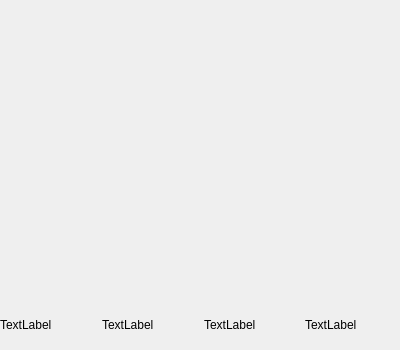
<?xml version="1.0" encoding="UTF-8"?>
<ui version="4.0">
 <class>GeneratorUI</class>
 <widget class="QWidget" name="GeneratorUI">
  <property name="geometry">
   <rect>
    <x>0</x>
    <y>0</y>
    <width>400</width>
    <height>350</height>
   </rect>
  </property>
  <property name="windowTitle">
   <string>Form</string>
  </property>
  <widget class="QWidget" name="verticalLayoutWidget">
   <property name="geometry">
    <rect>
     <x>0</x>
     <y>0</y>
     <width>401</width>
     <height>301</height>
    </rect>
   </property>
   <layout class="QVBoxLayout" name="mVerticalLayout">
    <item>
     <widget class="QCustomPlot" name="mQCustomPlot" native="true"/>
    </item>
   </layout>
  </widget>
  <widget class="QWidget" name="horizontalLayoutWidget">
   <property name="geometry">
    <rect>
     <x>0</x>
     <y>299</y>
     <width>401</width>
     <height>51</height>
    </rect>
   </property>
   <layout class="QHBoxLayout" name="horizontalLayout">
    <item>
     <widget class="QLabel" name="mCurrentFuelLbl">
      <property name="text">
       <string>TextLabel</string>
      </property>
     </widget>
    </item>
    <item>
     <widget class="QLabel" name="mCurrentTTLLbl">
      <property name="text">
       <string>TextLabel</string>
      </property>
     </widget>
    </item>
    <item>
     <widget class="QLabel" name="mTotalFuelLbl">
      <property name="text">
       <string>TextLabel</string>
      </property>
     </widget>
    </item>
    <item>
     <widget class="QLabel" name="mTotalTTLLbl">
      <property name="text">
       <string>TextLabel</string>
      </property>
     </widget>
    </item>
   </layout>
  </widget>
 </widget>
 <customwidgets>
  <customwidget>
   <class>QCustomPlot</class>
   <extends>QWidget</extends>
   <header>qcustomplot.h</header>
   <container>1</container>
  </customwidget>
 </customwidgets>
 <resources/>
 <connections/>
</ui>
